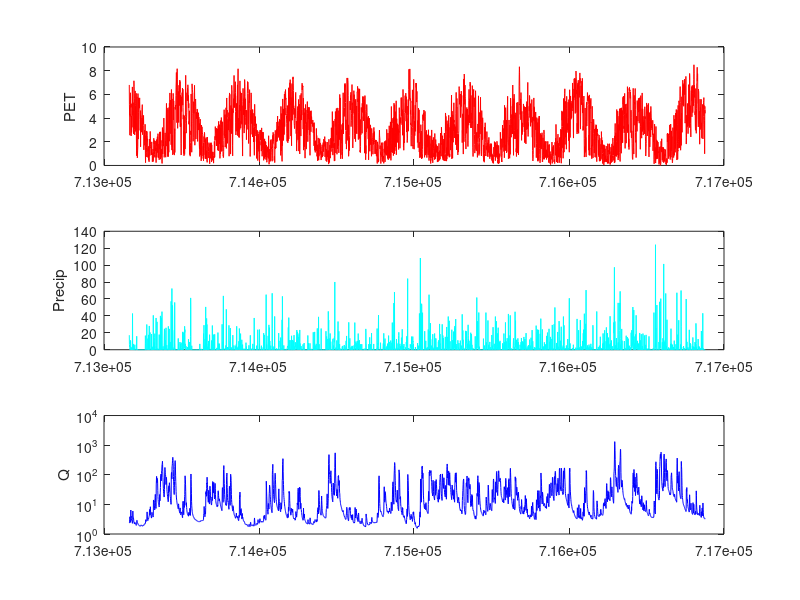

The MATLAB source for this figure: (Note: this script raises an error after producing the figure.)
clear
clc
close all

warning off;

% set the random seed
rand('state',0)

% Load the Leaf River data
load bound.txt;

% Then read the boundary conditions
Extra.PET = bound(:,5);
Extra.Precip = sum(bound(:,6:9),2);

% Define the measured streamflow data
Extra.MeasData = bound(:,4);

Extra.numTime = datenum(bound(:,3),bound(:,2),bound(:,1));
strTime = datestr(Extra.numTime);

figure
subplot(3,1,1)
plot(Extra.numTime,bound(:,5),'-r')
ylabel('PET')

subplot(3,1,2)
plot(Extra.numTime,sum(bound(:,6:9),2),'-c')
ylabel('Precip')

subplot(3,1,3)
plot(Extra.numTime,bound(:,4),'-b')
set(gca,'yscale','log')
ylabel('Q')

% Give the parameter ranges (minimum and maximum values)
ParRange.minn = [1.0 0.10 0.10 0.00 0.10];
ParRange.maxn = [500 2.00 0.99 0.10 0.99];

% Define the subsets
Ix_jan01 = find(bound(:,1)==1&bound(:,2)==1&bound(:,3)==1953);
Ix_mar31 = find(bound(:,1)==31&bound(:,2)==3&bound(:,3)==1953);

subset = [Ix_jan01,Ix_mar31]

% Select the first subset for the multistart Simplex
startRow = subset(1,1);
endRow = subset(1,2);

disp(['Using data from ',strTime(startRow,:),' to ',strTime(endRow,:),'.'])

Extra.MaxT = endRow;
Extra.calPeriod = [startRow,endRow];

% Select 20 start points and run Simplex

for i=1:20
    ini_par=rand([1 5]).*(ParRange.maxn-ParRange.minn)+ParRange.minn;
    options = optimset('display','final', 'MaxIter',5000, 'MaxFunEvals', 15000);
    [X(i,1:5),FVAL(i)]= fminsearch('hymod_OF',ini_par,options,Extra);
end

X
FVAL

% plot the 20 simulations
figure
for i=1:20
    [SimData(i,:)]=hymod(X(i,:),Extra);
end
plot(Extra.calPeriod(1):Extra.calPeriod(2),Extra.MeasData(Extra.calPeriod(1):Extra.calPeriod(2)),'.m',...
    Extra.calPeriod(1):Extra.calPeriod(2),SimData);
ylabel('Discharge [m^3/s]')
xlabel('Calibration Period [days]')
title('dots=measured, lines=simulations')
% plot the 20 parameter sets

figure
minn = repmat(ParRange.minn,[size(X,1),1]);
maxn = repmat(ParRange.maxn,[size(X,1),1]);
plot(1:5,(X-minn)./(maxn-minn),'.-')
set(gca,'xtick',[1:5],'xticklabel',{'cmax','bexp','alpha','Rs','Rq'})
ylabel('Optimized model parameters')
xlabel('parameter names')


